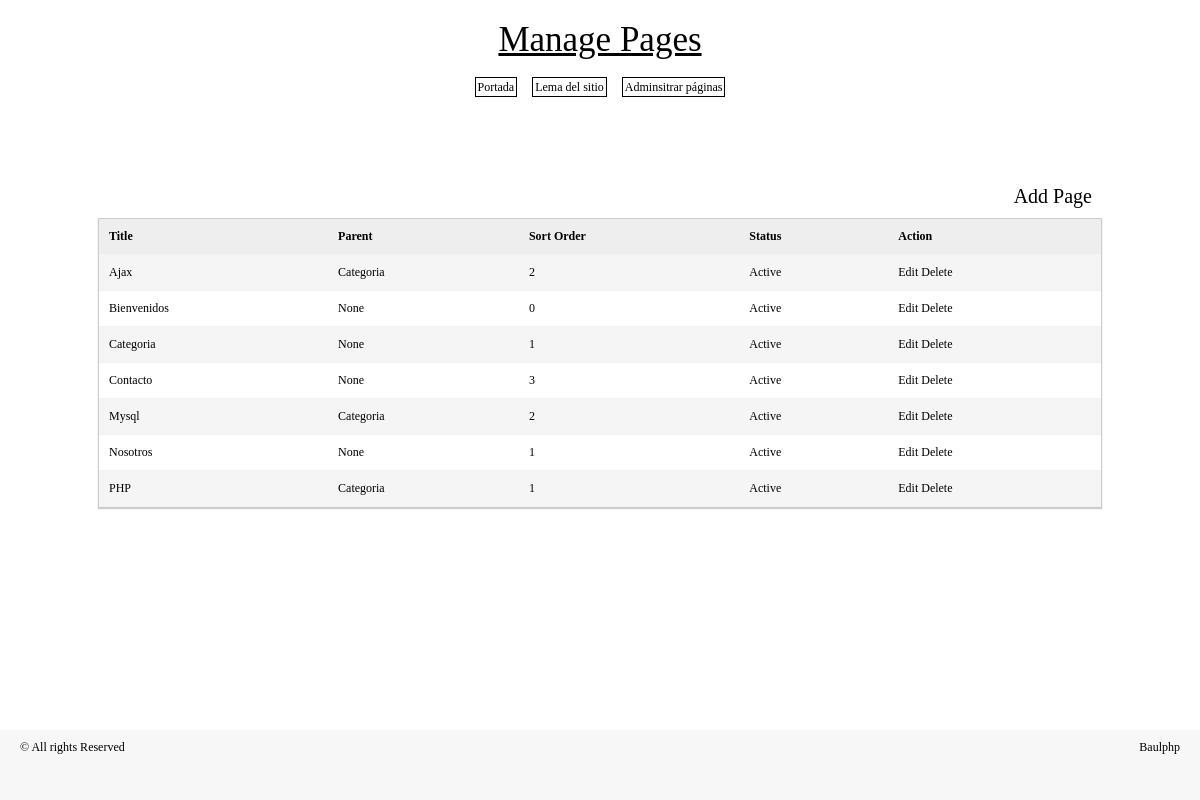
The app's page /manage-site/manage_pages.php with its own data.
### tables this page shows
CREATE TABLE `mp_pages` (
  `page_id` int(11) NOT NULL,
  `page_title` varchar(255) NOT NULL,
  `page_desc` text,
  `meta_keywords` varchar(255) DEFAULT NULL,
  `meta_desc` varchar(255) DEFAULT NULL,
  `sort_order` int(11) NOT NULL DEFAULT '0',
  `parent` varchar(255) NOT NULL DEFAULT '0',
  `status` enum('A','I') NOT NULL DEFAULT 'A',
  `page_alias` varchar(255) DEFAULT NULL
);

### libs/common_functions.php (called while the page is built, shortened)
<?php
function getParentCategoryName($id) {
    global $DB;
    $sql = "SELECT * FROM " . TABLE_PAGES . " WHERE 1 AND page_id = :id";
    try {
        $stmt = $DB->prepare($sql);
        $stmt->bindValue(":id", $id);
        $stmt->execute();
        $results = $stmt->fetchAll();
    } catch (Exception $ex) {
        echo errorMessage($ex->getMessage());
    }
   return ($results[0]["page_title"] <> "" ) ? $results[0]["page_title"] : "None";
}
?>

### manage-site/manage_pages.php (the view, shortened to what this page needs)
<?php
require("../libs/config.php");
$pageTitle = "Manage Pages";
include("header.php");
?>
<div class="title" style="text-align:right;"><a href="add_edit_page.php">Add Page</a></div>
<table class="bordered">
    <tr>
        <th ><strong>Title</strong> </th>
        <th ><strong>Parent</strong> </th>
        <th ><strong>Sort Order</strong> </th>
        <th><strong>Status</strong> </th>
        <th><strong>Action</strong> </th>
    </tr>
    <?php
    $sql = "SELECT * FROM " . TABLE_PAGES . " WHERE 1 ORDER BY page_title ASC, page_id DESC";
    try {
        $stmt = $DB->prepare($sql);
        $stmt->execute();
        $results = $stmt->fetchAll();
    } catch (Exception $ex) {
        echo errorMessage($ex->getMessage());
    }
    foreach ($results as $rs) {
        ?>
        <tr>
            <td ><?php echo stripslashes($rs["page_title"]); ?></td>
            <td><?php echo stripslashes(getParentCategoryName($rs["parent"])); ?></td>
            <td><?php echo stripslashes($rs["sort_order"]); ?></td>
            <td><?php echo ($rs["status"] == 'A') ? "Active" : "Inactive"; ?></td>
            <td><a href="add_edit_page.php?edit=<?php echo ($rs["page_id"]); ?>">Edit</a>
                <a href="manage_pages.php?del=<?php echo ($rs["page_id"]); ?>" onclick="return confirm('Are you sure?');">Delete</a> </td>
        </tr>
        <?php
    }
    ?>
</table>
<?php
include("footer.php");
?>

### manage-site/header.php (shortened to what this page needs)
<!DOCTYPE html>
<html>
<head>
<link rel="stylesheet" href="style.css" type="text/css" />
</head>
<body>
<div id="container">
    <div id="body">
        <header>
            <div class="mainTitle" ><?php echo $pageTitle; ?></div>
        </header>
        <nav>
        <a href="home.php" class="menus">Portada</a>
        <a href="tagline.php" class="menus">Lema del sitio</a>
        <a href="manage_pages.php" class="menus">Adminsitrar páginas</a>
        </nav>
        <article>

### manage-site/footer.php
        </article>
        <div class="height30"></div>
        <footer>
         <div class="copyright">&copy; All rights Reserved</div>
         <div class="footerlogo"><a href="http://www.baulphp.com" target="_blank"> Baulphp</a>
        </footer>
    </div>
</div>
</body>
</html>

### manage-site/style.css (style rules this page uses)
* { margin: 0; }
html, body { margin:0; padding:0; height:100%; }
body { border: 0; font: 12px "Trebuchet MS"; color: #000; background:#fff; }
a { text-decoration: none; color:#000; }
.height30 { clear:both;height:30px; }
#body { width: 1004px; margin: 0 auto; max-width: 100%; padding:20px 0 70px 0; height: 100%; }
#container { min-height:100%; position:relative; }
footer { position: absolute; bottom: 0; left:0; height: 70px; width: 100%; background:#f7f7f7; color:#000; }
.copyright { float:left;padding:10px 0 0 20px; }
.footerlogo { float:right;padding:10px 20px 0 0; }
.mainTitle { font-size:35px; text-align:center; padding-bottom:20px;text-decoration:underline; }
.title { font-size:20px; padding:10px; text-align:center; }
nav { margin:0 auto; width:100%;text-align:center; margin-bottom:80px; }
.menus { padding:2px; margin:0 6px; border:1px solid #000;text-decoration:none; }
table { *border-collapse: collapse; border-spacing: 0; width: 100%; }
.bordered { border: solid #ccc 1px; -webkit-box-shadow: 0 1px 1px #ccc; -moz-box-shadow: 0 1px 1px #ccc; box-shadow: 0 1px 1px #ccc; }
.bordered td, .bordered th { padding: 10px; border-bottom: 1px solid #f2f2f2; }
.bordered th { background-color: #eee; border-top: none; text-align:left; }
.bordered tbody tr:nth-child(even) { background: #f5f5f5; border:1px solid #000; }

### records on screen
mp_pages: page_title "Ajax", parent "Categoria", sort_order "2", status "Active"
mp_pages: page_title "Bienvenidos", parent "None", sort_order "0", status "Active"
mp_pages: page_title "Categoria", parent "None", sort_order "1", status "Active"
mp_pages: page_title "Contacto", parent "None", sort_order "3", status "Active"
mp_pages: page_title "Mysql", parent "Categoria", sort_order "2", status "Active"
mp_pages: page_title "Nosotros", parent "None", sort_order "1", status "Active"
mp_pages: page_title "PHP", parent "Categoria", sort_order "1", status "Active"

### other values on screen
$pageTitle "Manage Pages"
